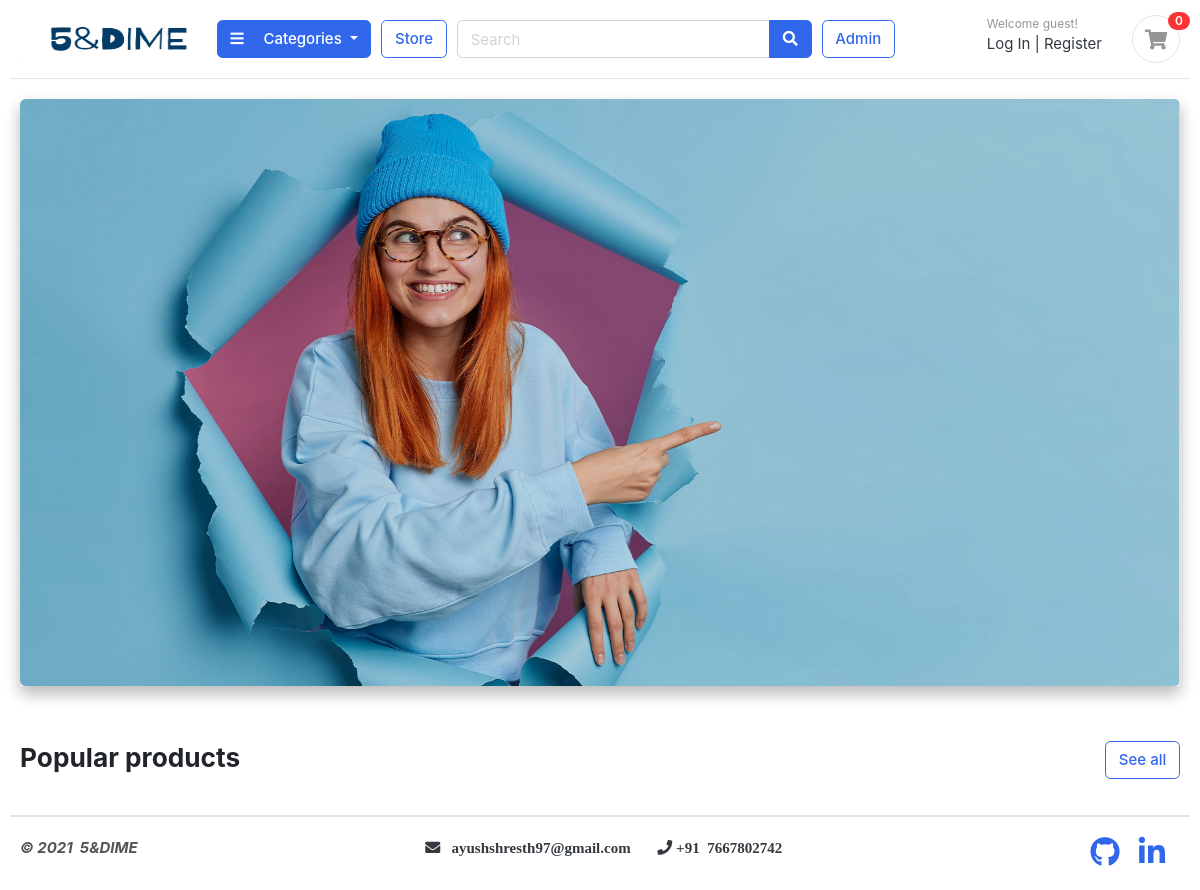
/, run on an earlier commit of the app's database.
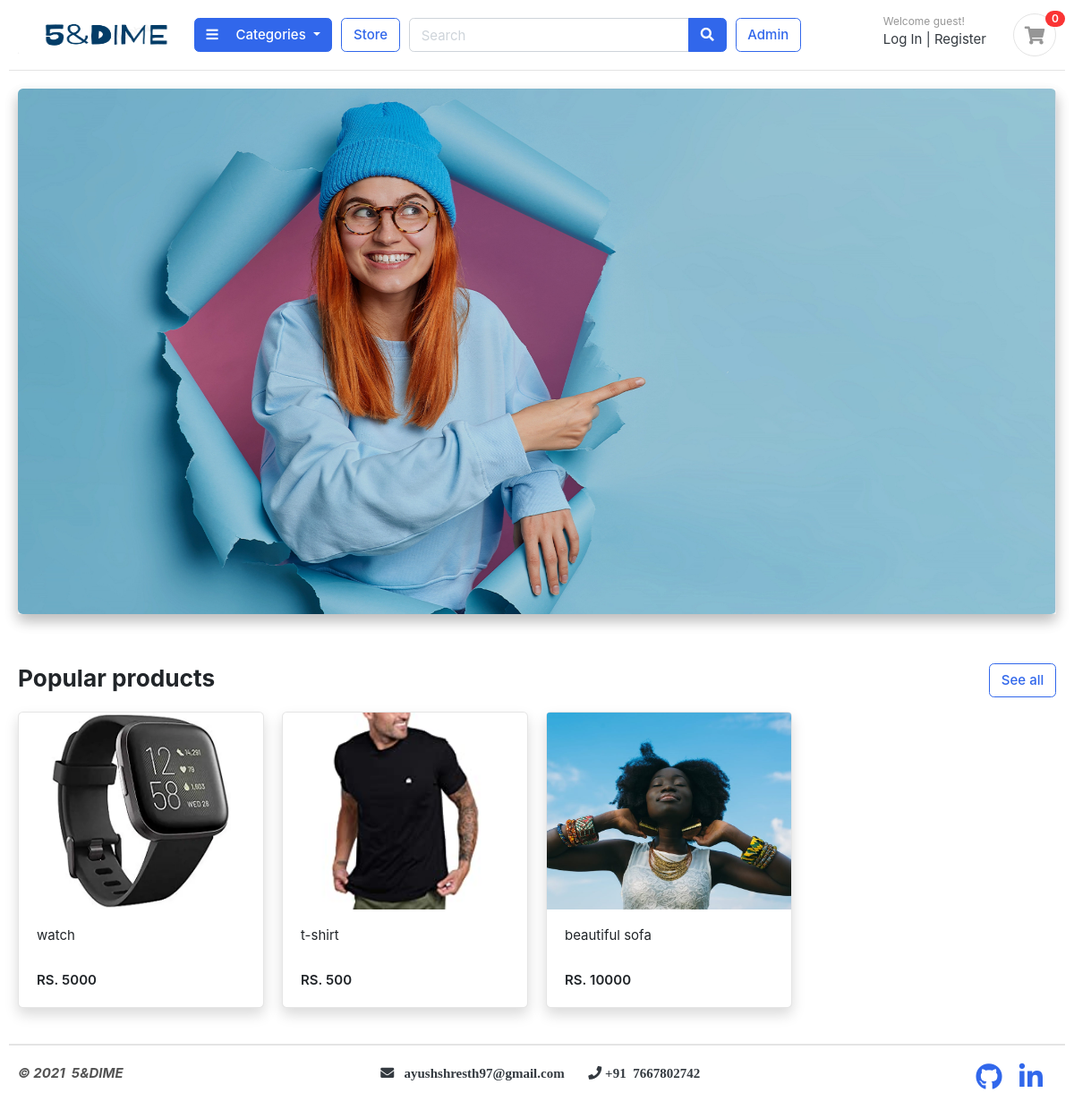
And on a later commit of the database.
### store/models.py (models this page shows, shortened)
class Products(models.Model):
    product_name = models.CharField(max_length=100, unique=True)
    slug = models.SlugField(max_length=100, unique=True)
    description = models.TextField(max_length=3000, blank=True)
    price = models.IntegerField()
    image = models.ImageField(upload_to="photos/product")
    stock = models.IntegerField()
    available = models.BooleanField(default=True)
    categories = models.ForeignKey(Categories, on_delete=models.CASCADE)
    created_date = models.DateTimeField(auto_now_add=True)
    modified_date = models.DateTimeField(auto_now=True)
    class Meta:
        verbose_name = "Products"
        verbose_name_plural = "Products"
    def get_url(self):
        return reverse("product_detail", args=[self.categories.slug, self.slug, ])

### greatkart/views.py (the view)
# urls.py: 2. Add a URL to urlpatterns:  path('', views.home, name='home')
def home(request):
    product = Products.objects.all().filter(available=True)
    param={'products':product}
    return render(request, 'home.html', param)

### cart/context_processors.py (called while the page is built)
def counter(request):
    if 'admin' in request.path:
        return{}
    else:
        try:
            cart_count=0
            cart = Cart.objects.filter(cart_id=_cart_id(request))
            cart_items = CartItem.objects.all().filter(cart=cart[:1])
            for cartItem in cart_items:
                cart_count += cartItem.quantity
        except Cart.DoesNotExist:
            cart_count=0
    return {"cart_count":cart_count}

### cart/views.py (called while the page is built)
def _cart_id(request):
    cart_data = request.session.session_key
    if not cart_data:
        cart_data = request.session.create()
    return cart_data

### categories/context_processors.py (called while the page is built)
def menu_links(request):
    link = Categories.objects.all()
    return dict(links=link)

### categories/models.py (called while the page is built)
    def get_url(self):
        return(reverse('product_by_categories', args=[self.slug] ))

### templates/home.html
{% extends 'base.html' %}
{% load static %}
{% block content %}
<section class="section-intro padding-y-sm">
<div class="container-fluid">
<div class="shadow">
	<a href="{% url 'store' %}">
	<img src="{% static 'images/banners/cover6.jpg' %}" class="img-fluid rounded shadow">
</a>
</div>
</div>
</section>
<section class="section-name padding-y-sm">
<div class="container-fluid">
<header class="section-heading">
	<a href="{% url 'store' %}" class="btn btn-outline-primary float-right">See all</a>
	<h3 class="section-title">Popular products</h3>
</header>
<div class="row">
{% for product in products %}
	<div class="col-md-3">
		<div class="card card-product-grid shadow"  >
			<a href="{{product.get_url}}" class="img-wrap" id="hover_effect"> <img src=" {{product.image.url}} "> </a>
			<figcaption class="info-wrap">
				<a style="height:40px; overflow:hidden; display: inline-block;" href="{{product.get_url}}" class="title" > {{product.product_name}} </a>
				{% if product.stock <= 0 %}
					<div class="price mt-1">RS.&nbsp;{{product.price}}&nbsp; <h5 style="display: inline">(out of stock)</h5></div>
				{% else %}
					<div class="price mt-1"> RS.&nbsp;{{product.price}}</div>
				{% endif %}
			</figcaption>
		</div>
	</div>
{% endfor %}
</div>
</section>
</body>
</html>
{% endblock content %}

What changed in the data, as far as the page shows it:
added Products: image (picture), product_name "watch", price "5000"
added Products: image (picture), product_name "t-shirt", price "500"
added Products: image (picture), product_name "beautiful sofa", price "10000"
